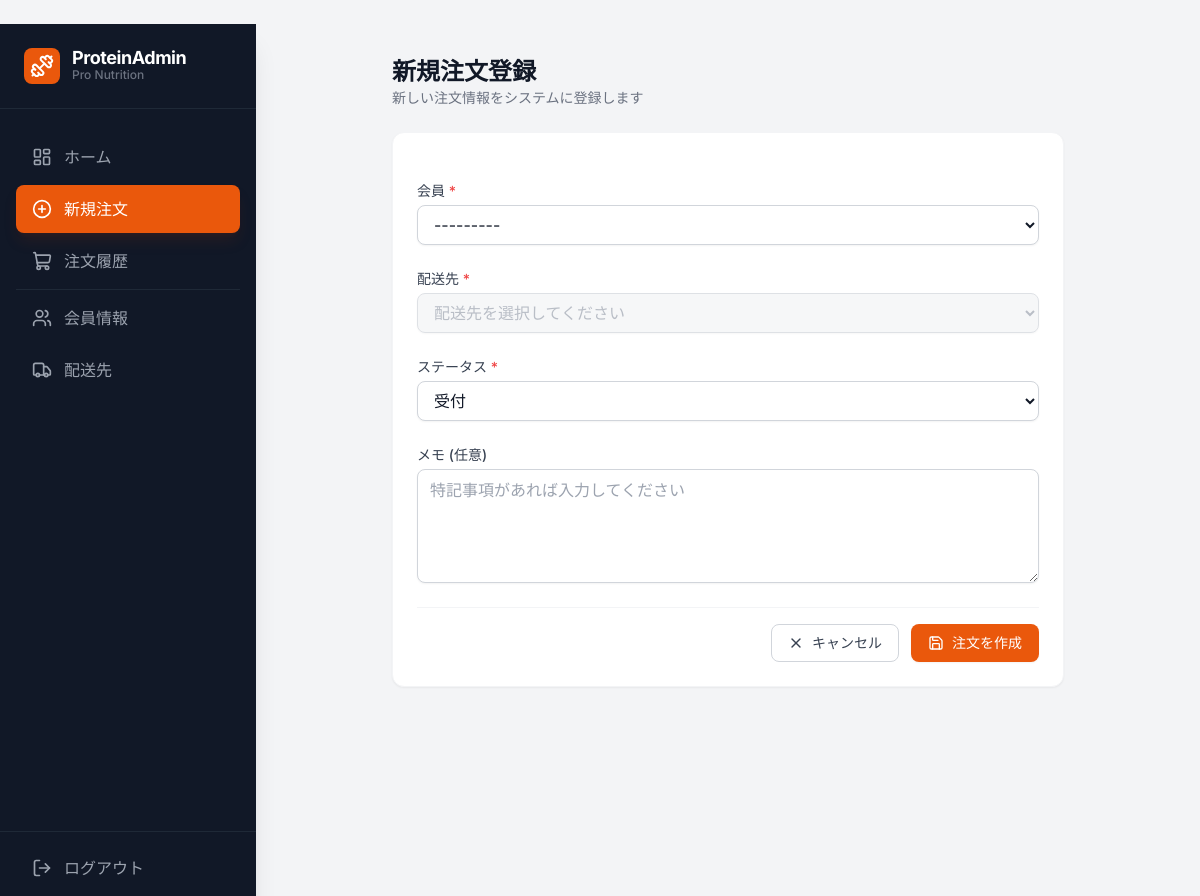
The page /orders/new/ (signed in) on the database as committed earlier.
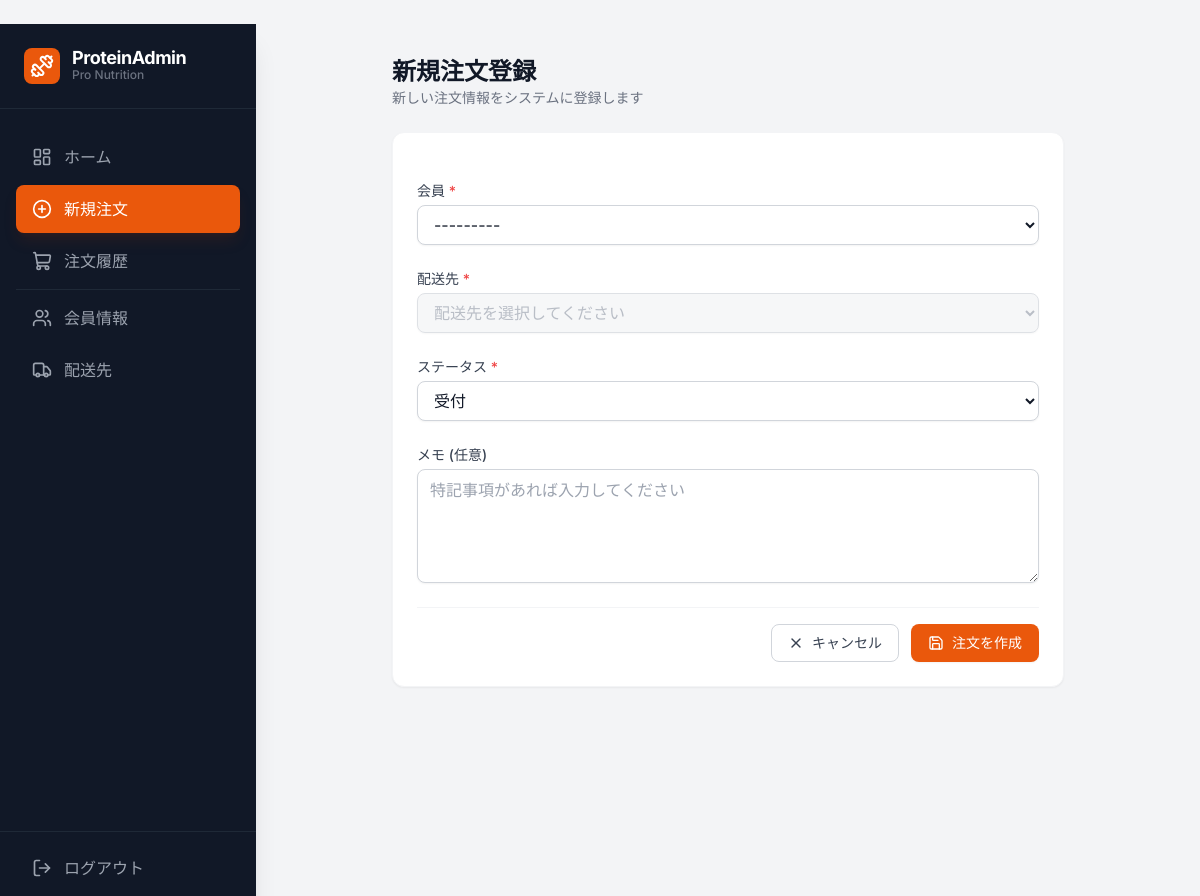
The same page on the database as committed later.
### dashboard/models.py (models this page shows)
class Member(models.Model):
    name = models.CharField(max_length=100)
    email = models.EmailField(unique=True)
    phone = models.CharField(max_length=20, blank=True)
    is_active = models.BooleanField(default=True)
    created_at = models.DateTimeField(auto_now_add=True)
    updated_at = models.DateTimeField(auto_now=True)
    def __str__(self) -> str:
        return self.name

### dashboard/views.py (the view)
# urls.py: path('orders/new/', views.OrderCreateView.as_view(), name='order-create'),
class OrderCreateView(LoginRequiredMixin, CreateView):
    model = Order
    form_class = OrderForm
    template_name = 'dashboard/order_form.html'
    success_url = reverse_lazy('order-list')

### dashboard/forms.py
class OrderForm(forms.ModelForm):
    class Meta:
        model = Order
        fields = ['member', 'shipping_address', 'status', 'memo']
    def __init__(self, *args, **kwargs):
        super().__init__(*args, **kwargs)
        self.fields['member'].queryset = Member.objects.filter(is_active=True)
        self.fields['shipping_address'].queryset = ShippingAddress.objects.filter(is_active=True)

### dashboard/templates/dashboard/order_form.html (shortened to what this page needs)
﻿{% extends 'dashboard/base.html' %}
{% block content %}
<div class="max-w-2xl mx-auto">
  <div class="mb-6">
    <h2 class="text-2xl font-bold text-gray-900">新規注文登録</h2>
    <p class="text-gray-500 text-sm">新しい注文情報をシステムに登録します</p>
  </div>
  <form method="post" class="bg-white rounded-xl shadow-sm border border-gray-100 p-6 space-y-6" novalidate>
    <div>
      <label for="{{ form.member.id_for_label }}" class="block text-sm font-medium text-gray-700 mb-1">
        会員 <span class="text-red-500">*</span>
      </label>
      <select name="{{ form.member.name }}" id="{{ form.member.id_for_label }}" required
        class="w-full bg-white border border-gray-300 rounded-lg shadow-sm py-2 px-3 text-gray-900 placeholder-gray-400 focus:outline-none focus:ring-orange-500 focus:border-orange-500">
        {% for value, text in form.member.field.widget.choices %}
        <option value="{{ value }}" {% if form.member.value|stringformat:"s" == value|stringformat:"s" %}selected{% endif %}>{{ text }}</option>
        {% endfor %}
      </select>
    </div>
    <div>
      <label for="{{ form.shipping_address.id_for_label }}" class="block text-sm font-medium text-gray-700 mb-1">
        配送先 <span class="text-red-500">*</span>
      </label>
      <select name="{{ form.shipping_address.name }}" id="{{ form.shipping_address.id_for_label }}" required
        class="w-full bg-white border border-gray-300 rounded-lg shadow-sm py-2 px-3 text-gray-900 placeholder-gray-400 focus:outline-none focus:ring-orange-500 focus:border-orange-500 disabled:bg-gray-100 disabled:text-gray-400">
        <option value="">配送先を選択してください</option>
      </select>
    </div>
    <div>
      <label for="{{ form.status.id_for_label }}" class="block text-sm font-medium text-gray-700 mb-1">
        ステータス <span class="text-red-500">*</span>
      </label>
      <select name="{{ form.status.name }}" id="{{ form.status.id_for_label }}" required
        class="w-full bg-white border border-gray-300 rounded-lg shadow-sm py-2 px-3 text-gray-900 placeholder-gray-400 focus:outline-none focus:ring-orange-500 focus:border-orange-500">
        {% for value, text in form.status.field.widget.choices %}
        <option value="{{ value }}" {% if form.status.value == value %}selected{% endif %}>{{ text }}</option>
        {% endfor %}
      </select>
    </div>
    <div>
      <label for="{{ form.memo.id_for_label }}" class="block text-sm font-medium text-gray-700 mb-1">
        メモ (任意)
      </label>
      <textarea name="{{ form.memo.name }}" id="{{ form.memo.id_for_label }}" rows="4"
        class="w-full bg-white border border-gray-300 rounded-lg shadow-sm py-2 px-3 text-gray-900 placeholder-gray-400 focus:outline-none focus:ring-orange-500 focus:border-orange-500"
        placeholder="特記事項があれば入力してください">{{ form.memo.value|default:"" }}</textarea>
    </div>
    <div class="flex justify-end space-x-3 pt-4 border-t border-gray-100">
      <a href="{% url 'order-list' %}"
        class="flex items-center px-4 py-2 border border-gray-300 rounded-lg text-sm font-medium text-gray-700 hover:bg-gray-50 focus:outline-none focus:ring-2 focus:ring-offset-2 focus:ring-orange-500 transition-colors">
        <i data-lucide="x" class="w-4 h-4 mr-2"></i>
        キャンセル
      </a>
      <button type="submit"
        class="flex items-center px-4 py-2 border border-transparent rounded-lg shadow-sm text-sm font-medium text-white bg-orange-600 hover:bg-orange-700 focus:outline-none focus:ring-2 focus:ring-offset-2 focus:ring-orange-500 transition-colors">
        <i data-lucide="save" class="w-4 h-4 mr-2"></i>
        注文を作成
      </button>
    </div>
  </form>
</div>
{% endblock %}

Rows that differ between the two databases and show on the page:
added Member: member "---------"
Other text that changed with them:
form field member: "---------" → (not shown)
